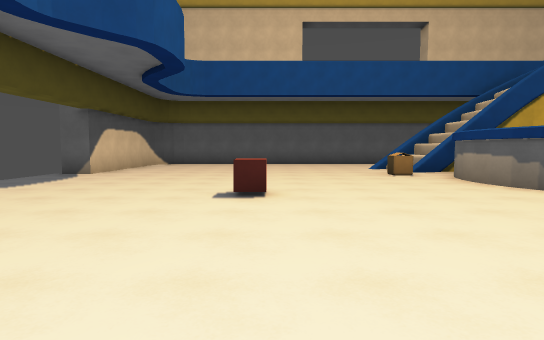
View 1 (above)

16 first-person views from a walk through a Godot game level. The camera is 1.5 m above the floor, tilts 4° down and sees 80° across. The floor is counted in squares, 2 m on a side. Each view is taken from the middle of a square. On the plan, view 1 faces up. The plan holds only what a view shows up to about 11 squares ahead; the rest is blank. The place goes on beyond the plan.

View 2
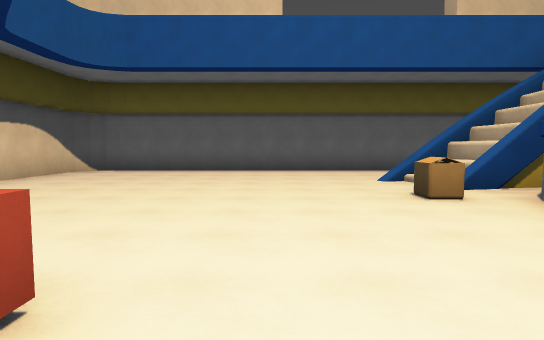

View 3
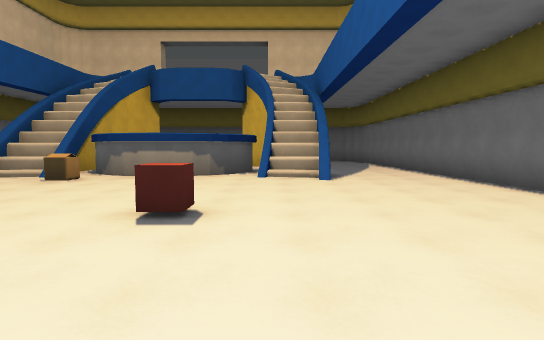

View 4
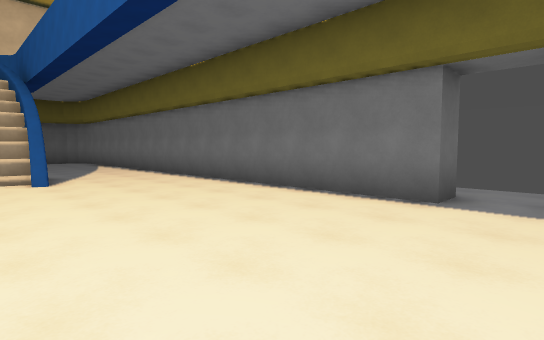

View 5
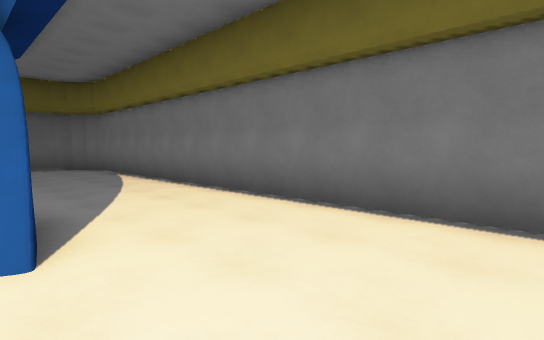

View 6
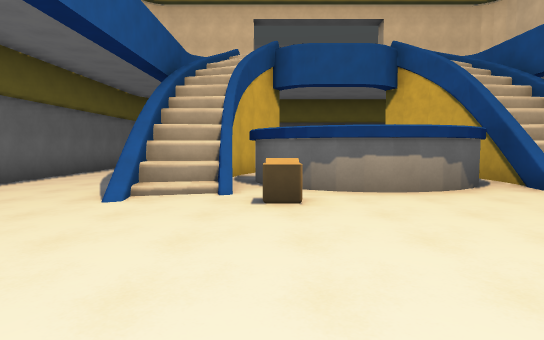

View 7
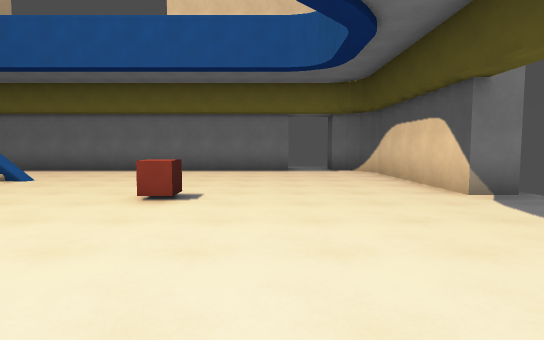

View 8
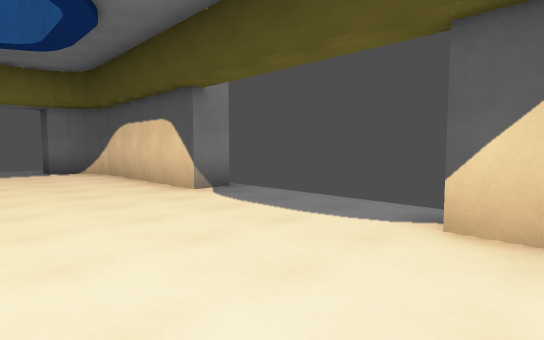

View 9
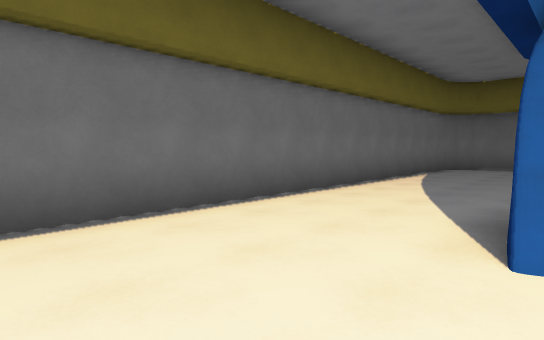

View 10
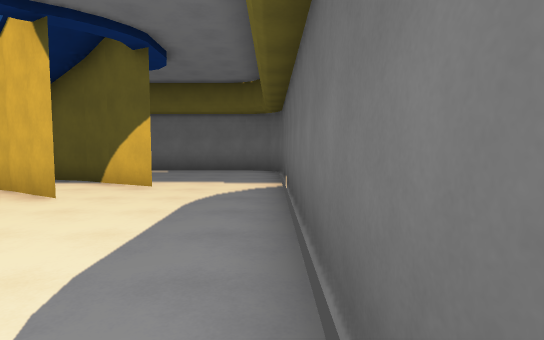

View 11
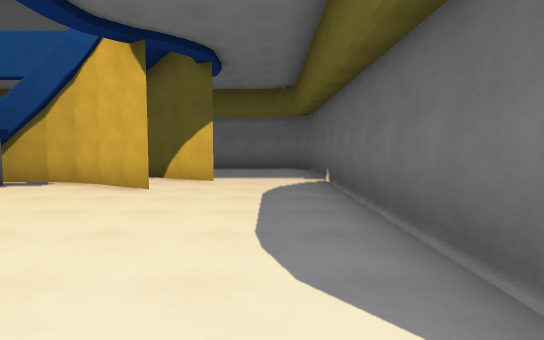

View 12
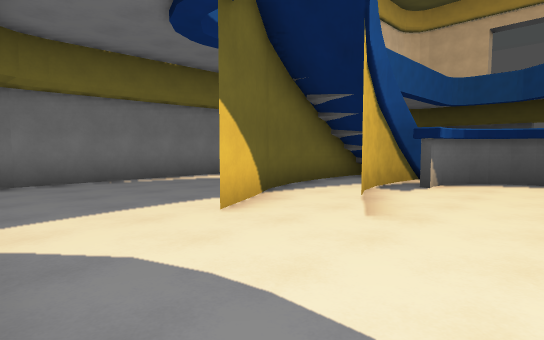

View 13
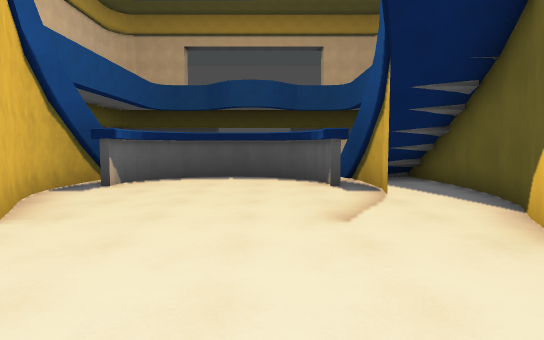

View 14
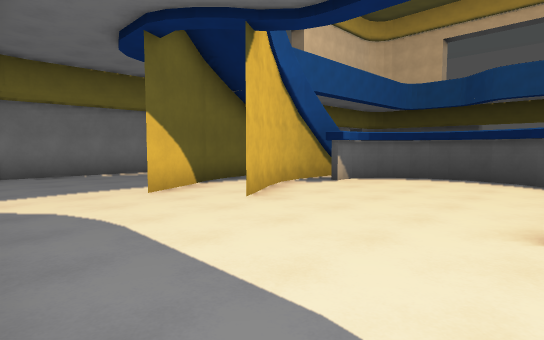

View 15
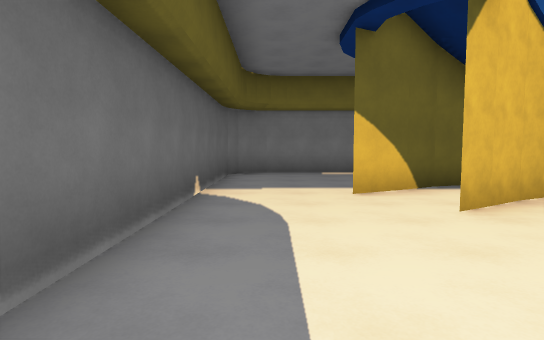

View 16
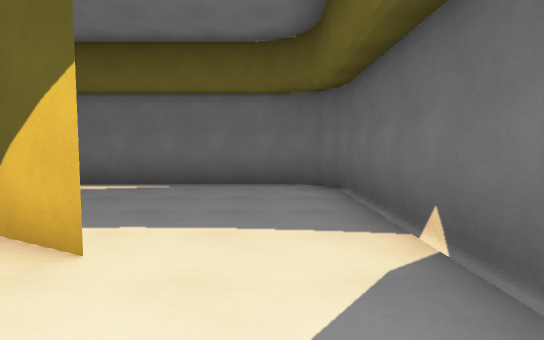

### Floor plan
Key: @ floor where view 1 was taken; # wall or solid block; x gap in a wall; . floor; = window, fence, low wall or low ledge; ^ raised ledge; B block; O other object.
Columns run from 6 left of view 1 to 14 right of it. Each row starts with its distance up from view 1.
 15  ###################
 14  #.................##
 13  #..................#
 12  #..........###.....#
 11  #........=######...#
 10 ##........x^####....#
  9 ..........O##..#....#
  8 ...........#........#
  7 ...........#........#
  6 ...........#........#
  5 ......B....##..#....#
  4 ##........=####.....#
  3  #........=######...#
  2  #..................#
  1  #..................#
  0  #....@............##
 -1  ##.################
 -2   ...

Where each view was taken, in squares from view 1:
view 1: 0 up, 0 right, facing up
view 2: 4 up, 1 right, facing up
view 3: 4 up, 4 left, facing right
view 4: 4 up, 4 left, facing down-right
view 5: 3 up, 1 right, facing down-right
view 6: 9 up, 1 left, facing right
view 7: 10 up, 2 left, facing down
view 8: 10 up, 2 left, facing down-left
view 9: 11 up, 1 right, facing up-right
view 10: 4 up, 13 right, facing up
view 11: 3 up, 12 right, facing up
view 12: 7 up, 13 right, facing down-left
view 13: 8 up, 13 right, facing left
view 14: 9 up, 13 right, facing down-left
view 15: 9 up, 12 right, facing down
view 16: 8 up, 12 right, facing up
